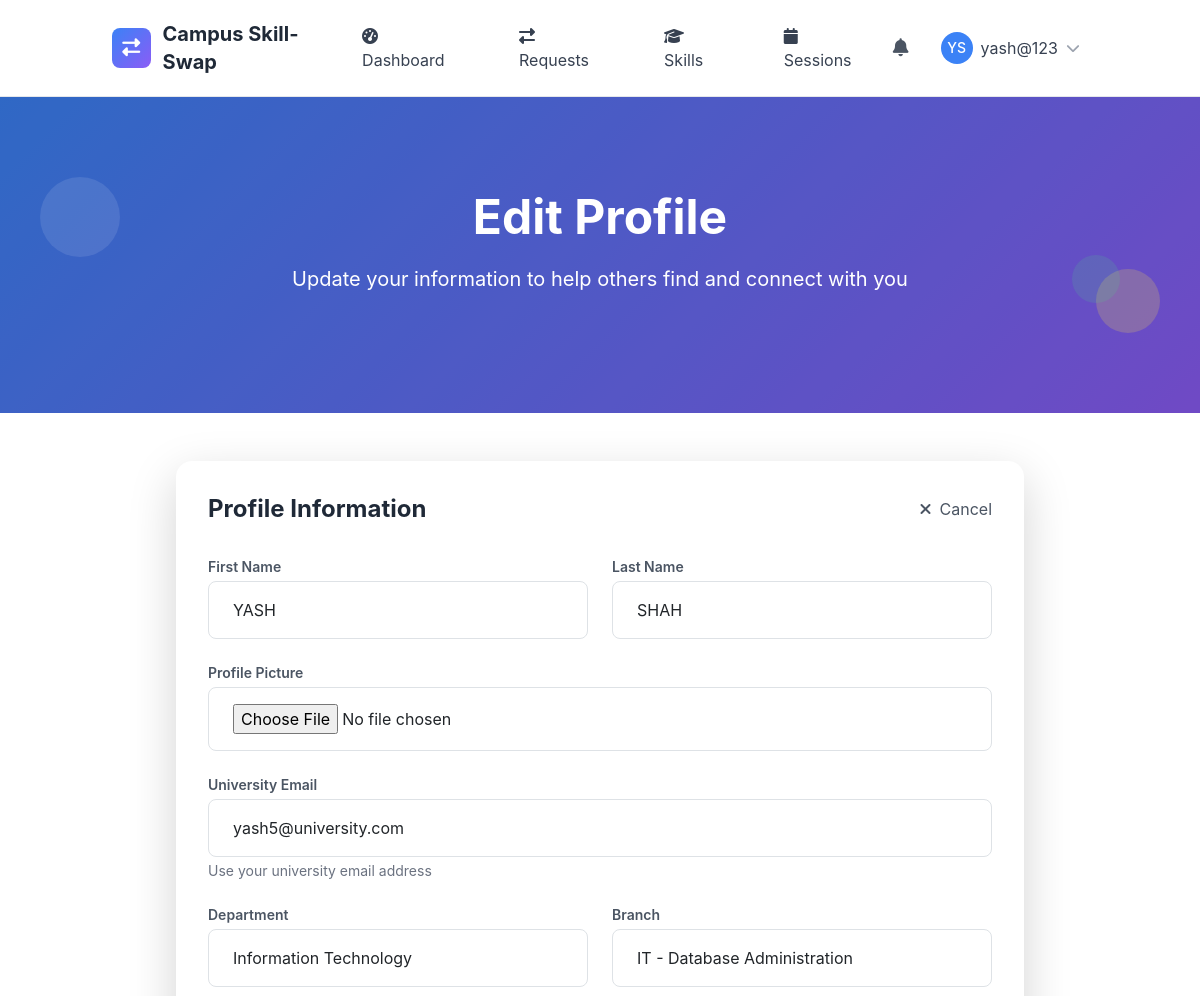
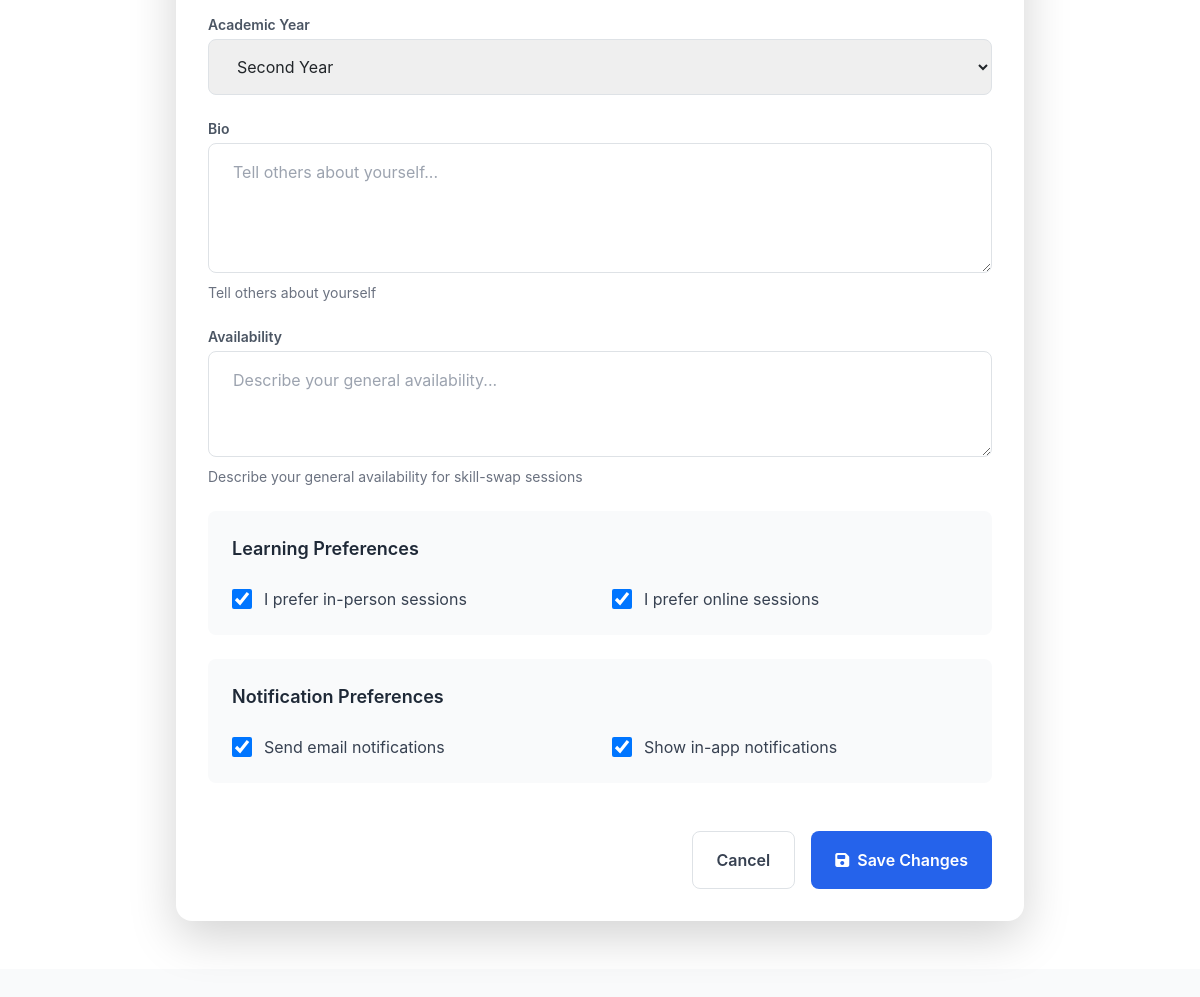
The page /accounts/profile/edit/ (signed in) on the database its author committed (2 pictures, top to bottom).
### accounts/models.py (models this page shows, shortened)
class UserProfile(models.Model):
    YEAR_CHOICES = [
        ('1', 'First Year'),
        ('2', 'Second Year'),
        ('3', 'Third Year'),
        ('4', 'Fourth Year'),
        ('graduate', 'Graduate'),
        ('phd', 'PhD'),
    ]
    user = models.OneToOneField(User, on_delete=models.CASCADE, related_name='profile')
    university_email = models.EmailField(unique=True, help_text="Use your university email address")
    department = models.ForeignKey(Department, on_delete=models.SET_NULL, null=True, blank=True, related_name='students')
    branch = models.ForeignKey(Branch, on_delete=models.SET_NULL, null=True, blank=True, related_name='students')
    year = models.CharField(max_length=20, choices=YEAR_CHOICES, blank=True)
    bio = models.TextField(max_length=500, blank=True, help_text="Tell others about yourself")
    profile_picture = models.ImageField(upload_to='profile_pics/', blank=True, null=True)
    availability = models.TextField(blank=True, help_text="Describe your general availability for skill-swap sessions")
    is_verified = models.BooleanField(default=False, help_text="University email verification status")
    date_joined = models.DateTimeField(auto_now_add=True)
    last_active = models.DateTimeField(auto_now=True)
    created_at = models.DateTimeField(auto_now_add=True)
    updated_at = models.DateTimeField(auto_now=True)
    total_sessions_taught = models.PositiveIntegerField(default=0)
    total_sessions_learned = models.PositiveIntegerField(default=0)
    average_rating_as_teacher = models.FloatField(default=0.0)
    average_rating_as_learner = models.FloatField(default=0.0)
    prefer_in_person = models.BooleanField(default=True)
    prefer_online = models.BooleanField(default=True)
    notification_email = models.BooleanField(default=True)
    notification_in_app = models.BooleanField(default=True)
    class Meta:
        ordering = ['-date_joined']
        db_table = 'userprofile'

### accounts/views.py (the view, shortened to what this page needs)
# urls.py: path('profile/edit/', views.ProfileEditView.as_view(), name='profile_edit'),
class ProfileEditView(LoginRequiredMixin, UpdateView):
    model = UserProfile
    template_name = 'accounts/profile_edit.html'
    success_url = reverse_lazy('accounts:profile')
    form_class = UserProfileForm
    def get_object(self):
        return self.request.user.profile

### core/models.py (called while the page is built)
    def __str__(self):
        return self.name

    def __str__(self):
        return f"{self.department.code} - {self.name}"

### templates/accounts/profile_edit.html (shortened to what this page needs)
{% extends 'base.html' %}
{% load static %}
{% block content %}
<section class="gradient-bg relative overflow-hidden">
    <div class="absolute inset-0 bg-black opacity-20"></div>
    <div class="relative container mx-auto px-4 py-16 lg:py-24">
        <div class="text-center text-white">
            <h1 class="text-4xl lg:text-5xl font-bold mb-4">Edit Profile</h1>
            <p class="text-lg lg:text-xl mb-6">Update your information to help others find and connect with you</p>
        </div>
    </div>
    <div class="absolute top-20 left-10 w-20 h-20 bg-white opacity-10 rounded-full animate-bounce"></div>
    <div class="absolute bottom-20 right-10 w-16 h-16 bg-yellow-300 opacity-20 rounded-full animate-pulse"></div>
    <div class="absolute top-1/2 right-20 w-12 h-12 bg-green-400 opacity-15 rounded-full animate-bounce delay-75"></div>
</section>
<section class="py-12 bg-white">
    <div class="container mx-auto px-4 max-w-4xl">
        <div class="bg-white rounded-2xl shadow-lg p-8">
            <div class="flex items-center justify-between mb-8">
                <h2 class="text-2xl font-bold text-gray-800">Profile Information</h2>
                <a href="{% url 'accounts:profile' %}" class="text-gray-600 hover:text-gray-800 transition-colors">
                    <i class="fas fa-times mr-2"></i>Cancel
                </a>
            </div>
            <form method="post" enctype="multipart/form-data" class="space-y-6">
                <div class="grid grid-cols-1 md:grid-cols-2 gap-6">
                    <div>
                        <label for="id_first_name" class="block text-sm font-semibold text-gray-600 mb-1">First Name</label>
                        <input type="text" name="first_name" id="id_first_name" value="{{ user.first_name }}" class="w-full px-4 py-3 border border-gray-300 rounded-lg focus:ring-2 focus:ring-blue-500 focus:border-transparent">
                    </div>
                    <div>
                        <label for="id_last_name" class="block text-sm font-semibold text-gray-600 mb-1">Last Name</label>
                        <input type="text" name="last_name" id="id_last_name" value="{{ user.last_name }}" class="w-full px-4 py-3 border border-gray-300 rounded-lg focus:ring-2 focus:ring-blue-500 focus:border-transparent">
                    </div>
                </div>
                <div>
                    <label for="{{ form.profile_picture.id_for_label }}" class="block text-sm font-semibold text-gray-600 mb-1">Profile Picture</label>
                    {{ form.profile_picture }}
                </div>
                <div>
                    <label for="{{ form.university_email.id_for_label }}" class="block text-sm font-semibold text-gray-600 mb-1">University Email</label>
                    {{ form.university_email }}
                    {% if form.university_email.help_text %}
                        <p class="text-sm text-gray-500 mt-1">{{ form.university_email.help_text }}</p>
                    {% endif %}
                </div>
                <div class="grid grid-cols-1 md:grid-cols-2 gap-6">
                    <div>
                        <label for="{{ form.department.id_for_label }}" class="block text-sm font-semibold text-gray-600 mb-1">Department</label>
                        {{ form.department }}
                    </div>
                    <div>
                        <label for="{{ form.branch.id_for_label }}" class="block text-sm font-semibold text-gray-600 mb-1">Branch</label>
                        {{ form.branch }}
                    </div>
                </div>
                <div>
                    <label for="{{ form.year.id_for_label }}" class="block text-sm font-semibold text-gray-600 mb-1">Academic Year</label>
                    {{ form.year }}
                </div>
                <div>
                    <label for="{{ form.bio.id_for_label }}" class="block text-sm font-semibold text-gray-600 mb-1">Bio</label>
                    {{ form.bio }}
                    {% if form.bio.help_text %}
                        <p class="text-sm text-gray-500 mt-1">{{ form.bio.help_text }}</p>
                    {% endif %}
                </div>
                <div>
                    <label for="{{ form.availability.id_for_label }}" class="block text-sm font-semibold text-gray-600 mb-1">Availability</label>
                    {{ form.availability }}
                    {% if form.availability.help_text %}
                        <p class="text-sm text-gray-500 mt-1">{{ form.availability.help_text }}</p>
                    {% endif %}
                </div>
                <div class="bg-gray-50 p-6 rounded-lg">
                    <h3 class="text-lg font-semibold text-gray-800 mb-4">Learning Preferences</h3>
                    <div class="grid grid-cols-1 md:grid-cols-2 gap-6">
                        <div>
                            <label class="flex items-center space-x-3">
                                {{ form.prefer_in_person }}
                                <span class="text-gray-700">I prefer in-person sessions</span>
                            </label>
                        </div>
                        <div>
                            <label class="flex items-center space-x-3">
                                {{ form.prefer_online }}
                                <span class="text-gray-700">I prefer online sessions</span>
                            </label>
                        </div>
                    </div>
                </div>
                <div class="bg-gray-50 p-6 rounded-lg">
                    <h3 class="text-lg font-semibold text-gray-800 mb-4">Notification Preferences</h3>
                    <div class="grid grid-cols-1 md:grid-cols-2 gap-6">
                        <div>
                            <label class="flex items-center space-x-3">
                                {{ form.notification_email }}
                                <span class="text-gray-700">Send email notifications</span>
                            </label>
                        </div>
                        <div>
                            <label class="flex items-center space-x-3">
                                {{ form.notification_in_app }}
                                <span class="text-gray-700">Show in-app notifications</span>
                            </label>
                        </div>
                    </div>
                </div>
                <div class="flex justify-end space-x-4 pt-6">
                    <a href="{% url 'accounts:profile' %}" class="px-6 py-3 border border-gray-300 rounded-lg text-gray-700 font-semibold hover:bg-gray-50 transition-all">
                        Cancel
                    </a>
                    <button type="submit" class="px-6 py-3 bg-blue-600 text-white rounded-lg font-semibold hover:bg-blue-700 transition-all">
                        <i class="fas fa-save mr-2"></i>Save Changes
                    </button>
                </div>
            </form>
        </div>
    </div>
</section>
{% endblock %}

### templates/base.html (shortened to what this page needs)
{% load static %}
<!DOCTYPE html>
<html lang="en" class="h-full">
<head>
    <script src="https://cdn.tailwindcss.com"></script>
    <link href="https://cdn.jsdelivr.net/npm/bootstrap@5.3.2/dist/css/bootstrap.min.css" rel="stylesheet">
    <link rel="stylesheet" href="https://cdnjs.cloudflare.com/ajax/libs/font-awesome/6.5.1/css/all.min.css">
</head>
<body class="bg-gray-50 h-full">
    <nav class="bg-white shadow-lg border-b">
        <div class="container mx-auto px-4">
            <div class="flex justify-between items-center py-3">
                <div class="flex items-center space-x-3">
                    <div class="w-10 h-10 gradient-bg rounded-lg flex items-center justify-center">
                        <i class="fas fa-exchange-alt text-white text-lg"></i>
                    </div>
                    <a href="{% url 'core:home' %}" class="text-xl font-bold text-gray-800 hover:text-blue-600 transition-colors">
                        Campus Skill-Swap
                    </a>
                </div>
                <div class="hidden md:flex items-center space-x-6">
                    {% if user.is_authenticated %}
                        <a href="{% url 'core:dashboard' %}" class="nav-link px-3 py-2 text-gray-700 hover:text-blue-600 transition-colors">
                            <i class="fas fa-tachometer-alt mr-2"></i>Dashboard
                        </a>
                        <a href="{% url 'core:requests' %}" class="nav-link px-3 py-2 text-gray-700 hover:text-blue-600 transition-colors">
                            <i class="fas fa-exchange-alt mr-2"></i>Requests
                        </a>
                        <a href="{% url 'skills:skill_list' %}" class="nav-link px-3 py-2 text-gray-700 hover:text-blue-600 transition-colors">
                            <i class="fas fa-graduation-cap mr-2"></i>Skills
                        </a>
                        <a href="{% url 'skill_sessions:session_management' %}" class="nav-link px-3 py-2 text-gray-700 hover:text-blue-600 transition-colors">
                            <i class="fas fa-calendar mr-2"></i>Sessions
                        </a>
                    {% endif %}
                </div>
                <div class="flex items-center space-x-4">
                    {% if user.is_authenticated %}
                        <div class="relative">
                            <button id="notificationBtn" class="relative p-2 text-gray-600 hover:text-blue-600 transition-colors">
                                <i class="fas fa-bell text-lg"></i>
                            </button>
                        </div>
                        <div class="relative">
                            <button id="userMenuBtn" class="flex items-center space-x-2 p-2 rounded-lg hover:bg-gray-100 transition-colors">
                                {% if user.profile.profile_picture %}
                                    <img src="{{ user.profile.profile_picture.url }}" alt="Profile" class="w-8 h-8 rounded-full">
                                {% else %}
                                    <div class="w-8 h-8 bg-blue-500 rounded-full flex items-center justify-center">
                                        <span class="text-white text-sm font-medium">{{ user.first_name|first|upper }}{{ user.last_name|first|upper }}</span>
                                    </div>
                                {% endif %}
                                <span class="hidden md:block text-gray-700">{{ user.username}}</span>
                                <i class="fas fa-chevron-down text-gray-400 text-sm"></i>
                            </button>
                        </div>
                    {% endif %}
                </div>
            </div>
        </div>
    </nav>
    <main class="min-h-screen">
        {% block content %}{% endblock %}
    </main>
</body>
</html>

### templates/base.html (style rules this page uses)
:root { --primary-color: #3B82F6; --secondary-color: #10B981; --accent-color: #8B5CF6; --warning-color: #F59E0B; --danger-color: #EF4444; }
body { font-family: 'Inter', -apple-system, BlinkMacSystemFont, sans-serif; }
.gradient-bg { background: linear-gradient(135deg, var(--primary-color) 0%, var(--accent-color) 100%); }

### rows shown on the page
UserProfile: university_email "yash5@university.com", department "Information Technology", branch "IT - Database Administration", year "Second Year", prefer_in_person "☑", prefer_online "☑", notification_email "☑", notification_in_app "☑"

### other values the page prints
{{ user.first_name|first|upper }} "Y"
{{ user.last_name|first|upper }} "S"
{{ user.username }} "yash@123"
